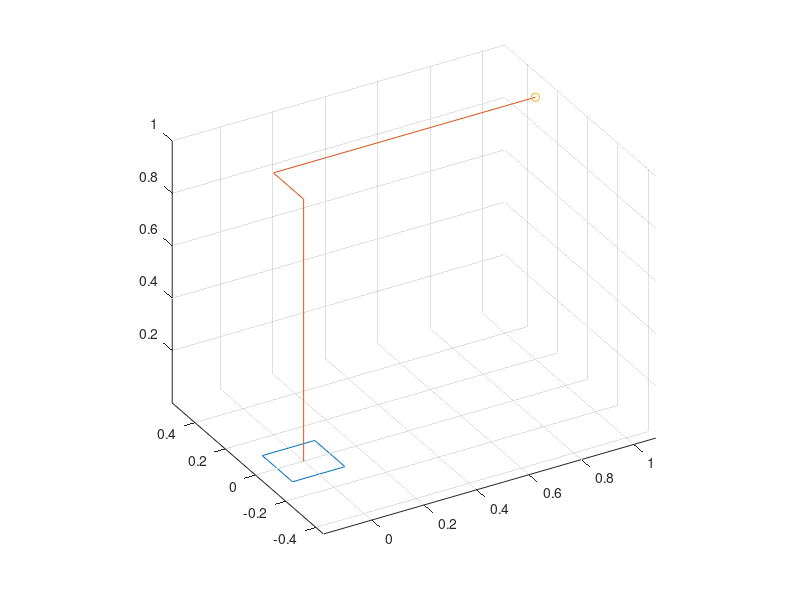
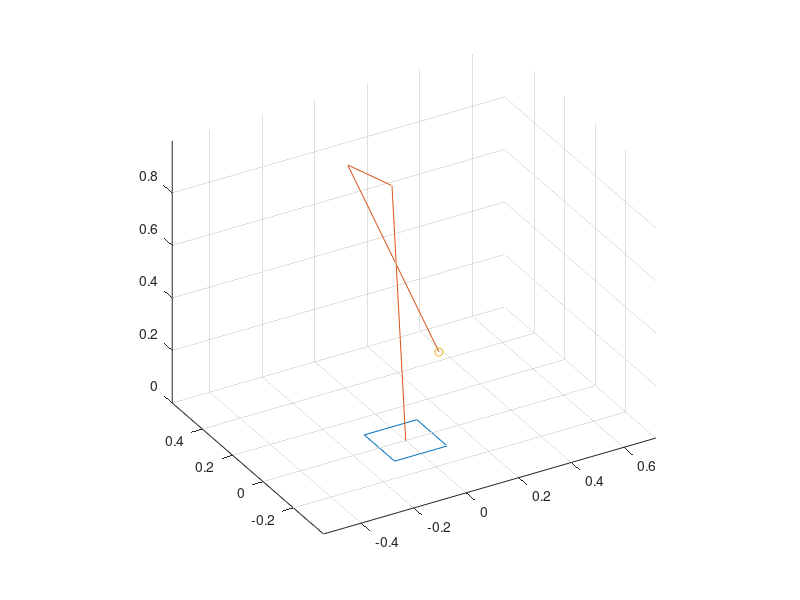
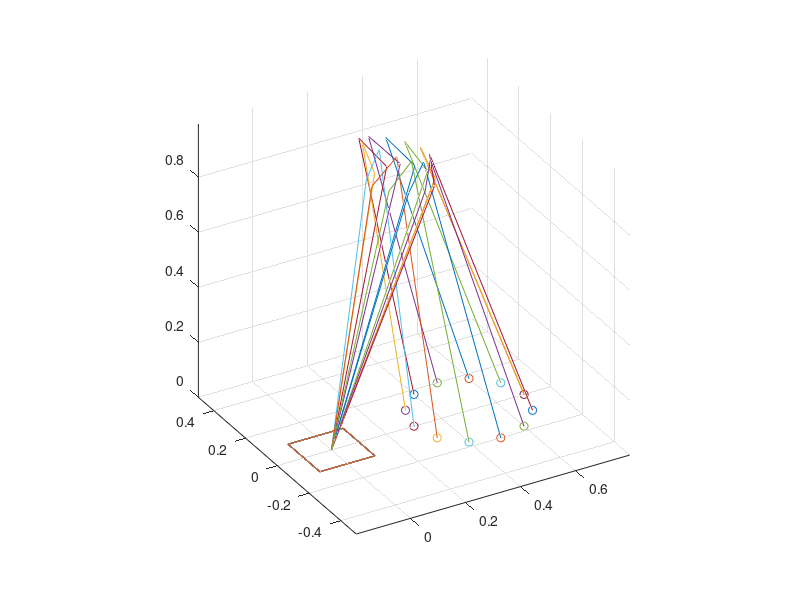
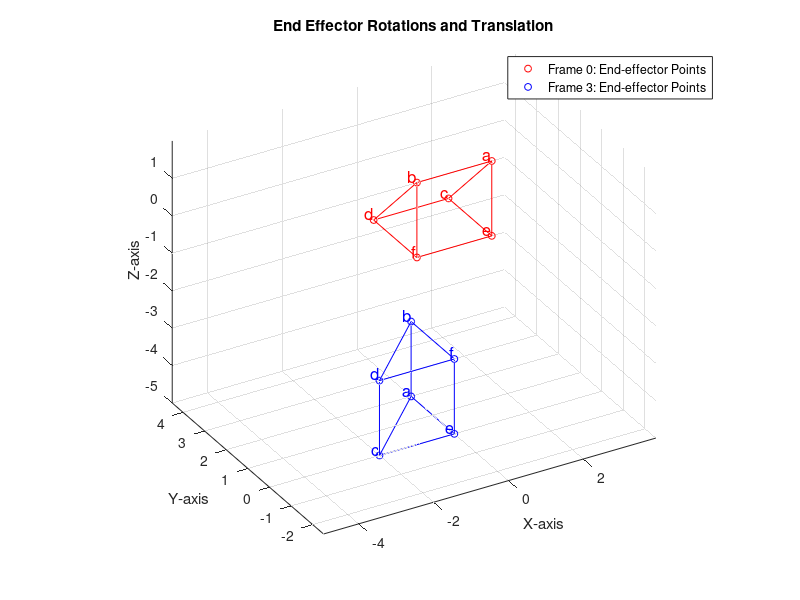

MATLAB code for these plots, in order:
%% Homework 2
%% Jacob Faile

%% PART A

la=1;
lb=0.2;
lc=1;

%% theta values (uncomment the ones that you want to process)
theta1_val = 0;
theta2_val = -90;
theta3_val = 90;

% theta1_val = 45;
% theta2_val = -60;
% theta3_val = 120;
% 
% theta1_val = 45;
% theta2_val = 60;
% theta3_val = -120;
% 
% theta1_val = 90;
% theta2_val = 45;
% theta3_val = 90;
% 
% theta1_val = 180;
% theta2_val = -30;
% theta3_val = -60;

%% joint angles
theta1 = theta1_val/360*2*pi;
theta2 = theta2_val/360*2*pi;
theta3 = theta3_val/360*2*pi;

%% Redefined homogeneous transformation as functions of joint angles: theta1,2,3=0,-90,90

T01=[    cos(theta1)     -sin(theta1)     0     0;
     sin(theta1)     cos(theta1)     0     0;
     0     0     1     0;
     0     0     0     1;
     ];

T12=[   cos(theta2)   -sin(theta2) 0  0;
         0         0    1         0;
    -sin(theta2)   -cos(theta2)         0         0;
         0         0         0    1;
         ];

T23=[     cos(theta3)   -sin(theta3)         0    la;
    sin(theta3)    cos(theta3)         0         0;
         0         0    1         0;
         0         0         0    1;
         ];

T02 = T01*T12;
T03 = T01*T12*T23;

%% end-point location

%Endpoint wrt Frame 3
r3=[lc;0;lb;1];
r0=T03*r3;


%% extract joint locations and draw manipulator

%Oo-O3-Om-O4
%Om is between O3 and O4
rm=T03*[0;0;lb;1];

endpoint = [r0(1), r0(2), r0(3)];

figure(1)
hold on
plot3([0.1 -0.1 -0.1 0.1 0.1],[0.1 0.1 -0.1 -0.1 0.1],[0 0 0 0 0])  %base square
plot3([0 T03(1,4) rm(1) r0(1)],[0 T03(2,4) rm(2) r0(2)],[0 T03(3,4) rm(3) r0(3)])
plot3(r0(1),r0(2),r0(3),'o');
axis equal
%axis([-1 1 -1 1 -0.5 1.5])

grid
hold off
view(-30,30)


%% PART B
%% inverse kinematics solutions
rx = 0.3;
ry = 0.3;
rz = 0.1;
r0 = [rx; ry; rz; 1];

%% Define equations

k = ((rx^2 + ry^2 + rz^2 - lb^2 + la^2 + lc^2)^2 - 2*((rx^2 + ry^2 + rz^2 - lb^2)^2 + la^4 + lc^4))^(1/2);

inv_theta1_plus = atan2(-rx, ry) + atan2(sqrt(rx^2 + ry^2 - lb^2), lb);
inv_theta1_minus = atan2(-rx, ry) - atan2(sqrt(rx^2 + ry^2 - lb^2), lb);

inv_theta2_plus_top = atan2(-rz, sqrt(rx^2 + ry^2 - lb^2)) + atan2(k, rx^2 + ry^2 + rz^2 - lb^2 + la^2 - lc^2);
inv_theta2_minus_top = atan2(-rz, sqrt(rx^2 + ry^2 - lb^2)) - atan2(k, rx^2 + ry^2 + rz^2 - lb^2 + la^2 - lc^2);

inv_theta2_plus_bot = atan2(-rz, -sqrt(rx^2 + ry^2 - lb^2)) + atan2(k, rx^2 + ry^2 + rz^2 - lb^2 - la^2 - lc^2);
inv_theta2_minus_bot = atan2(-rz, -sqrt(rx^2 + ry^2 - lb^2)) - atan2(k, rx^2 + ry^2 + rz^2 - lb^2 - la^2 - lc^2);

inv_theta3_plus = atan2(k, rx^2 + ry^2 + rz^2 - lb^2 - la^2 - lc^2);
inv_theta3_minus = -atan2(k, rx^2 + ry^2 + rz^2 - lb^2 - la^2 - lc^2);

%% Theta values (uncomment the ones that you want to process)

theta1 = inv_theta1_plus;
theta2 = inv_theta2_minus_top;
theta3 = inv_theta3_plus;

% theta1 = inv_theta1_plus;
% theta2 = inv_theta2_minus_bot;
% theta3 = inv_theta3_plus;

% theta1 = inv_theta1_minus;
% theta2 = inv_theta2_plus_top;
% theta3 = inv_theta3_minus;

% theta1 = inv_theta1_minus;
% theta2 = inv_theta2_plus_bot;
% theta3 = inv_theta3_minus;

theta1_deg = rad2deg(theta1);
theta2_deg = rad2deg(theta2);
theta3_deg = rad2deg(theta3);

thetas = [theta1_deg; theta2_deg; theta3_deg];

T01=[    cos(theta1)     -sin(theta1)     0     0;
     sin(theta1)     cos(theta1)     0     0;
     0     0     1     0;
     0     0     0     1;
     ];

T12=[   cos(theta2)   -sin(theta2) 0  0;
         0         0    1         0;
    -sin(theta2)   -cos(theta2)         0         0;
         0         0         0    1;
         ];

T23=[     cos(theta3)   -sin(theta3)         0    la;
    sin(theta3)    cos(theta3)         0         0;
         0         0    1         0;
         0         0         0    1;
         ];

T02 = T01*T12;
T03 = T01*T12*T23;

rm=T03*[0;0;lb;1];

figure(2)
hold on
plot3([0.1 -0.1 -0.1 0.1 0.1],[0.1 0.1 -0.1 -0.1 0.1],[0 0 0 0 0])  %base square
plot3([0 T03(1,4) rm(1) r0(1)],[0 T03(2,4) rm(2) r0(2)],[0 T03(3,4) rm(3) r0(3)])
plot3(r0(1),r0(2),r0(3),'o');
axis equal
%axis([-1 1 -1 1 -0.5 1.5])

grid
hold off
view(-30,30)


%% PART C
%% Circular trajectory plotting and theta calculation

% Initialize k values
k_values = 0:12;

% Define T(k) function
T = @(k) 2*k*pi/12;

% Create a figure
figure(3);

% Iterate through k values
for k_val = k_values
    
    % Calculate T(k)
    Tk = T(k_val);

    xk = 0.5 + 0.2* cos(Tk);
    yk = 0.2 * sin(Tk);
    zk = 0;
    
    rx = xk;
    ry = yk;
    rz = zk;
    r0 = [rx; ry; rz; 1];
    
    %% Define equations
    
    k = ((rx^2 + ry^2 + rz^2 - lb^2 + la^2 + lc^2)^2 - 2*((rx^2 + ry^2 + rz^2 - lb^2)^2 + la^4 + lc^4))^(1/2);
    
    inv_theta1_plus = atan2(-rx, ry) + atan2(sqrt(rx^2 + ry^2 - lb^2), lb);
    inv_theta1_minus = atan2(-rx, ry) - atan2(sqrt(rx^2 + ry^2 - lb^2), lb);
    
    inv_theta2_plus_top = atan2(-rz, sqrt(rx^2 + ry^2 - lb^2)) + atan2(k, rx^2 + ry^2 + rz^2 - lb^2 + la^2 - lc^2);
    inv_theta2_minus_top = atan2(-rz, sqrt(rx^2 + ry^2 - lb^2)) - atan2(k, rx^2 + ry^2 + rz^2 - lb^2 + la^2 - lc^2);
    
    inv_theta2_plus_bot = atan2(-rz, -sqrt(rx^2 + ry^2 - lb^2)) + atan2(k, rx^2 + ry^2 + rz^2 - lb^2 - la^2 - lc^2);
    inv_theta2_minus_bot = atan2(-rz, -sqrt(rx^2 + ry^2 - lb^2)) - atan2(k, rx^2 + ry^2 + rz^2 - lb^2 - la^2 - lc^2);
    
    inv_theta3_plus = atan2(k, rx^2 + ry^2 + rz^2 - lb^2 - la^2 - lc^2);
    inv_theta3_minus = -atan2(k, rx^2 + ry^2 + rz^2 - lb^2 - la^2 - lc^2);
    
    %% Theta values (uncomment the ones that you want to process)
    
    % just using one inverse kinematic solution
    theta1 = inv_theta1_plus;
    theta2 = inv_theta2_minus_top;
    theta3 = inv_theta3_plus;
    
    theta1_deg = rad2deg(theta1);
    theta2_deg = rad2deg(theta2);
    theta3_deg = rad2deg(theta3);
    
    theta_rads = [theta1; theta2; theta3];
    thetas = [theta1_deg; theta2_deg; theta3_deg];
    
    T01=[    cos(theta1)     -sin(theta1)     0     0;
         sin(theta1)     cos(theta1)     0     0;
         0     0     1     0;
         0     0     0     1;
         ];
    
    T12=[   cos(theta2)   -sin(theta2) 0  0;
             0         0    1         0;
        -sin(theta2)   -cos(theta2)         0         0;
             0         0         0    1;
             ];
    
    T23=[     cos(theta3)   -sin(theta3)         0    la;
        sin(theta3)    cos(theta3)         0         0;
             0         0    1         0;
             0         0         0    1;
             ];
    
    T02 = T01*T12;
    T03 = T01*T12*T23;
    
    rm=T03*[0;0;lb;1];
    
    hold on
    plot3([0.1 -0.1 -0.1 0.1 0.1],[0.1 0.1 -0.1 -0.1 0.1],[0 0 0 0 0])  %base square
    plot3([0 T03(1,4) rm(1) r0(1)],[0 T03(2,4) rm(2) r0(2)],[0 T03(3,4) rm(3) r0(3)])
    plot3(r0(1),r0(2),r0(3),'o');
    axis equal
    %axis([-1 1 -1 1 -0.5 1.5])

    grid
    hold off
    view(-30,30)

    
    % Wait for key press to continue
    % pause;
end



%% Problem 2

T03=[ 0  -1  0  0;
      0   0  1  0;
     -1   0  0 -4;
      0   0  0  1;
    ];

a = [1; 0; 2; 1];
b = [-1; 0; 2; 1];
c = [1; 2; 0; 1];
d = [-1; 2; 0; 1];
e = [1; 0; 0; 1];
f = [-1; 0; 0; 1];

a_new = T03 * a;
b_new = T03 * b;
c_new = T03 * c;
d_new = T03 * d;
e_new = T03 * e;
f_new = T03 * f;

figure(4)

% Original points
original_points = [a, b, c, d, e, f];

% Transformed points
transformed_points = [a_new, b_new, c_new, d_new, e_new, f_new];

% Plot original points as dots in red
hold on;
plot3(original_points(1,:), original_points(2,:), original_points(3,:), 'ro', 'MarkerSize', 5);

% Plot transformed points as dots in blue
plot3(transformed_points(1,:), transformed_points(2,:), transformed_points(3,:), 'bo', 'MarkerSize', 5);

% Connect original points with lines in red
% line(original_points(1,:), original_points(2,:), original_points(3,:), 'Color', 'r');
line([original_points(1,1), original_points(1,3), original_points(1,5), original_points(1,1)], ...
    [original_points(2,1), original_points(2,3), original_points(2,5), original_points(2,1)], ...
    [original_points(3,1), original_points(3,3), original_points(3,5), original_points(3,1)], 'Color', 'r');

line([original_points(1,2), original_points(1,4), original_points(1,6), original_points(1,2)], ...
    [original_points(2,2), original_points(2,4), original_points(2,6), original_points(2,2)], ...
    [original_points(3,2), original_points(3,4), original_points(3,6), original_points(3,2)], 'Color', 'r');

line([original_points(1,1), original_points(1,2)], ...
    [original_points(2,1), original_points(2,2)], ...
    [original_points(3,1), original_points(3,2)], 'Color', 'r');

line([original_points(1,3), original_points(1,4)], ...
    [original_points(2,3), original_points(2,4)], ...
    [original_points(3,3), original_points(3,4)], 'Color', 'r');

line([original_points(1,5), original_points(1,6)], ...
    [original_points(2,5), original_points(2,6)], ...
    [original_points(3,5), original_points(3,6)], 'Color', 'r');

% Connect transformed points with lines in blue
line([transformed_points(1,1), transformed_points(1,3), transformed_points(1,5), transformed_points(1,1)], ...
    [transformed_points(2,1), transformed_points(2,3), transformed_points(2,5), transformed_points(2,1)], ...
    [transformed_points(3,1), transformed_points(3,3), transformed_points(3,5), transformed_points(3,1)], 'Color', 'b');

line([transformed_points(1,2), transformed_points(1,4), transformed_points(1,6), transformed_points(1,2)], ...
    [transformed_points(2,2), transformed_points(2,4), transformed_points(2,6), transformed_points(2,2)], ...
    [transformed_points(3,2), transformed_points(3,4), transformed_points(3,6), transformed_points(3,2)], 'Color', 'b');

line([transformed_points(1,1), transformed_points(1,2)], ...
    [transformed_points(2,1), transformed_points(2,2)], ...
    [transformed_points(3,1), transformed_points(3,2)], 'Color', 'b');

line([transformed_points(1,3), transformed_points(1,4)], ...
    [transformed_points(2,3), transformed_points(2,4)], ...
    [transformed_points(3,3), transformed_points(3,4)], 'Color', 'b');

line([transformed_points(1,5), transformed_points(1,6)], ...
    [transformed_points(2,5), transformed_points(2,6)], ...
    [transformed_points(3,5), transformed_points(3,6)], 'Color', 'b');


% Label points
labels = {'a', 'b', 'c', 'd', 'e', 'f'};
text(original_points(1,:), original_points(2,:), original_points(3,:), labels, ...
    'VerticalAlignment', 'bottom', 'HorizontalAlignment', 'right', 'FontSize', 12, 'Color', 'r');
text(transformed_points(1,:), transformed_points(2,:), transformed_points(3,:), labels, ...
    'VerticalAlignment', 'bottom', 'HorizontalAlignment', 'right', 'FontSize', 12, 'Color', 'b');

% Add legend
legend('Frame 0: End-effector Points', 'Frame 3: End-effector Points', 'Location', 'best');

% Customize plot
title('End Effector Rotations and Translation');
xlabel('X-axis');
ylabel('Y-axis');
zlabel('Z-axis');
grid on;
axis equal;
hold off;
view(-30,30)
